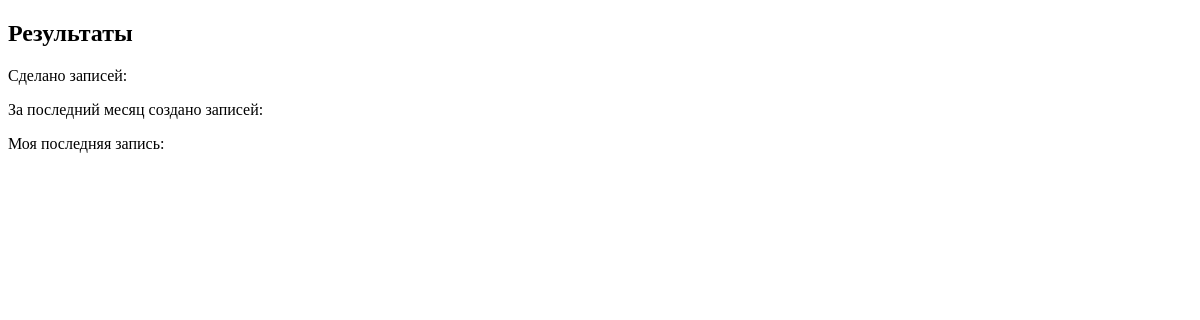
The app's page /personal_cabinet/display_results/, older data.
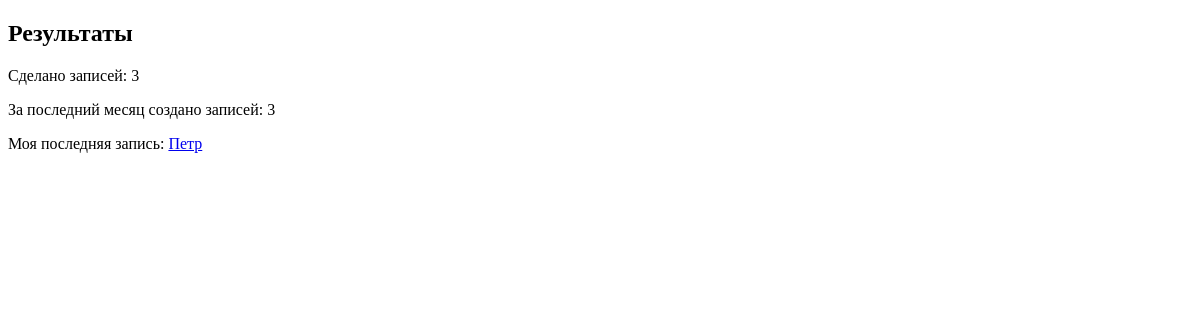
The same page, newer data.
### cabinet/models.py (models this page shows, shortened)
class Users(models.Model):
    name = models.CharField(max_length=100)
    email = models.EmailField()
    id = models.AutoField(primary_key=True)
    created = models.DateTimeField()
    class Meta:
        verbose_name = 'Пользователь'
        verbose_name_plural = 'Пользователи'

### cabinet/views.py (the view)
# urls.py: path('display_results/', views.display_results, name='display_results'),
def display_results(request):
    try:
        total_records = Users.objects.count()
        end_date = datetime.now()
        start_date = end_date - timedelta(days=30)
        records_last_month = Users.objects.filter(created__range=[start_date, end_date]).count()
        last_record = Users.objects.latest('created')
        context = {
            'total_records': total_records,
            'records_last_month': records_last_month,
            'last_record': last_record
        }
        return render(request, 'cabinet/display_results.html', context)
    except Users.DoesNotExist:
        return render(request, 'cabinet/display_results.html', {'error_message': 'Записей не найдено'})

### cabinet/templates/cabinet/display_results.html (shortened to what this page needs)
<!DOCTYPE html>
<html lang="ru">
<head>
</head>
<body>
    <h2>Результаты</h2>
    <p>Сделано записей: {{ total_records }}</p>
    <p>За последний месяц создано записей: {{ records_last_month }}</p>
    <p>Моя последняя запись: <a href="#">{{ last_record.name }}</a></p>
</body>
</html>

Row changes from the older to the newer data that the page shows:
added Users: name "Петр"
Text that changed along with them:
{{ total_records }}: (not shown) → "3"
{{ records_last_month }}: (not shown) → "3"
